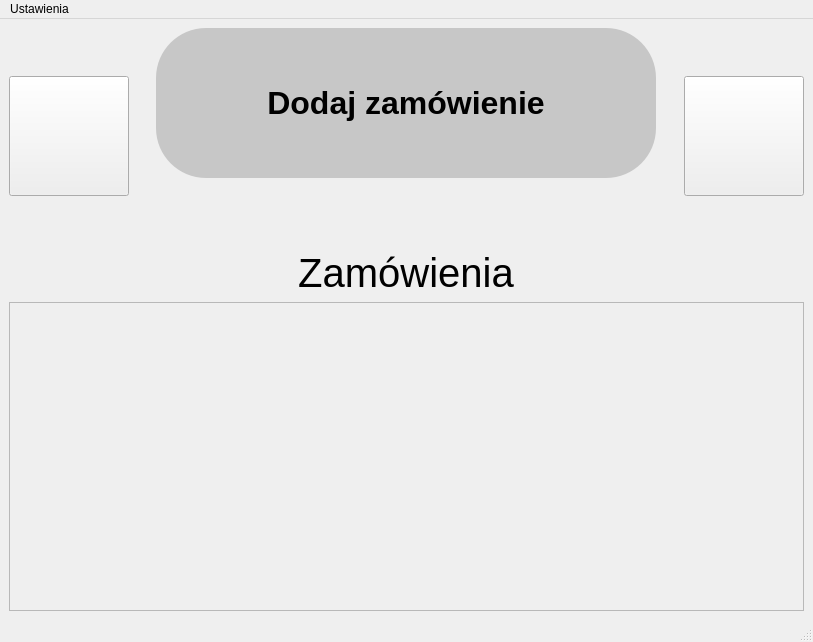
<?xml version="1.0" encoding="UTF-8"?>
<ui version="4.0">
 <class>MainWindow</class>
 <widget class="QMainWindow" name="MainWindow">
  <property name="geometry">
   <rect>
    <x>0</x>
    <y>0</y>
    <width>813</width>
    <height>642</height>
   </rect>
  </property>
  <property name="windowTitle">
   <string>MainWindow</string>
  </property>
  <widget class="QWidget" name="centralwidget">
   <layout class="QVBoxLayout" name="verticalLayout">
    <item>
     <layout class="QHBoxLayout" name="horizontalLayout_3">
      <item>
       <widget class="QPushButton" name="recoverBUtton">
        <property name="minimumSize">
         <size>
          <width>60</width>
          <height>60</height>
         </size>
        </property>
        <property name="maximumSize">
         <size>
          <width>120</width>
          <height>120</height>
         </size>
        </property>
        <property name="styleSheet">
         <string notr="true">border-image: url(:/img/backbutt.png);</string>
        </property>
        <property name="text">
         <string/>
        </property>
       </widget>
      </item>
      <item>
       <layout class="QVBoxLayout" name="verticalLayout_2">
        <item>
         <layout class="QHBoxLayout" name="horizontalLayout_4">
          <item>
           <widget class="QPushButton" name="addNewOrderButton">
            <property name="minimumSize">
             <size>
              <width>300</width>
              <height>150</height>
             </size>
            </property>
            <property name="maximumSize">
             <size>
              <width>500</width>
              <height>150</height>
             </size>
            </property>
            <property name="font">
             <font>
              <pointsize>24</pointsize>
              <weight>75</weight>
              <bold>true</bold>
             </font>
            </property>
            <property name="styleSheet">
             <string notr="true">background-color: rgb(199, 199, 199);
border-radius: 50px;</string>
            </property>
            <property name="text">
             <string>Dodaj zamówienie</string>
            </property>
           </widget>
          </item>
         </layout>
        </item>
        <item>
         <widget class="QLabel" name="nextOrderLabel">
          <property name="minimumSize">
           <size>
            <width>300</width>
            <height>60</height>
           </size>
          </property>
          <property name="maximumSize">
           <size>
            <width>600</width>
            <height>60</height>
           </size>
          </property>
          <property name="font">
           <font>
            <pointsize>25</pointsize>
            <weight>75</weight>
            <bold>true</bold>
           </font>
          </property>
          <property name="text">
           <string/>
          </property>
          <property name="alignment">
           <set>Qt::AlignCenter</set>
          </property>
         </widget>
        </item>
       </layout>
      </item>
      <item>
       <widget class="QPushButton" name="soundButton">
        <property name="minimumSize">
         <size>
          <width>60</width>
          <height>60</height>
         </size>
        </property>
        <property name="maximumSize">
         <size>
          <width>120</width>
          <height>120</height>
         </size>
        </property>
        <property name="styleSheet">
         <string notr="true">border-image: url(:/img/soundButton.png);</string>
        </property>
        <property name="text">
         <string/>
        </property>
       </widget>
      </item>
     </layout>
    </item>
    <item>
     <layout class="QHBoxLayout" name="horizontalLayout_2">
      <item>
       <widget class="QLabel" name="label">
        <property name="maximumSize">
         <size>
          <width>400</width>
          <height>100</height>
         </size>
        </property>
        <property name="font">
         <font>
          <pointsize>30</pointsize>
         </font>
        </property>
        <property name="text">
         <string>Zamówienia</string>
        </property>
        <property name="alignment">
         <set>Qt::AlignCenter</set>
        </property>
       </widget>
      </item>
     </layout>
    </item>
    <item>
     <layout class="QHBoxLayout" name="horizontalLayout">
      <item>
       <widget class="QScrollArea" name="scrollArea">
        <property name="widgetResizable">
         <bool>true</bool>
        </property>
        <widget class="QWidget" name="ordersArea">
         <property name="geometry">
          <rect>
           <x>0</x>
           <y>0</y>
           <width>787</width>
           <height>267</height>
          </rect>
         </property>
        </widget>
       </widget>
      </item>
     </layout>
    </item>
   </layout>
  </widget>
  <widget class="QMenuBar" name="menubar">
   <property name="geometry">
    <rect>
     <x>0</x>
     <y>0</y>
     <width>813</width>
     <height>25</height>
    </rect>
   </property>
   <widget class="QMenu" name="menuUstawienia">
    <property name="title">
     <string>Ustawienia</string>
    </property>
    <addaction name="actionConnect"/>
    <addaction name="actionDisconnect"/>
    <addaction name="actionFullScreen"/>
    <addaction name="actionOrders_reset"/>
    <addaction name="actionKonfiguracja"/>
    <addaction name="separator"/>
    <addaction name="actionInformacje"/>
    <addaction name="actionServerFullScreen"/>
   </widget>
   <addaction name="menuUstawienia"/>
  </widget>
  <widget class="QStatusBar" name="statusbar"/>
  <action name="actionKonfiguracja">
   <property name="text">
    <string>Konfiguracja</string>
   </property>
  </action>
  <action name="actionInformacje">
   <property name="text">
    <string>Informacje</string>
   </property>
  </action>
  <action name="actionConnect">
   <property name="text">
    <string>Połącz</string>
   </property>
  </action>
  <action name="actionDisconnect">
   <property name="text">
    <string>Rozłącz</string>
   </property>
  </action>
  <action name="actionServerFullScreen">
   <property name="text">
    <string>Pelny Ekran Serwera</string>
   </property>
  </action>
  <action name="actionOrders_reset">
   <property name="text">
    <string>Zresetuj zamówienia</string>
   </property>
  </action>
  <action name="actionFullScreen">
   <property name="text">
    <string>Pełny Ekran</string>
   </property>
  </action>
 </widget>
 <resources/>
 <connections/>
</ui>
